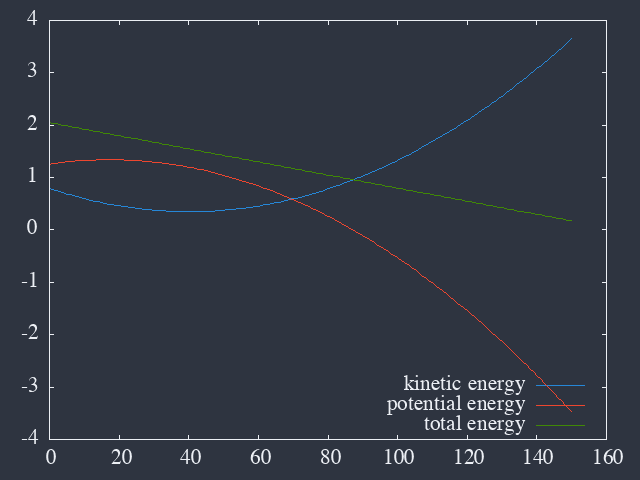

Reproduce this figure in gnuplot.
set terminal dumb ansi256
set key bottom right
plot "trajectory.dat" u 0:5 w l title "kinetic energy",\
    "" u 0:6 w l title "potential energy",\
    "" u 0:($5+$6) w l title "total energy"

call '../../scripts/set-png.gp' 'en.png'
